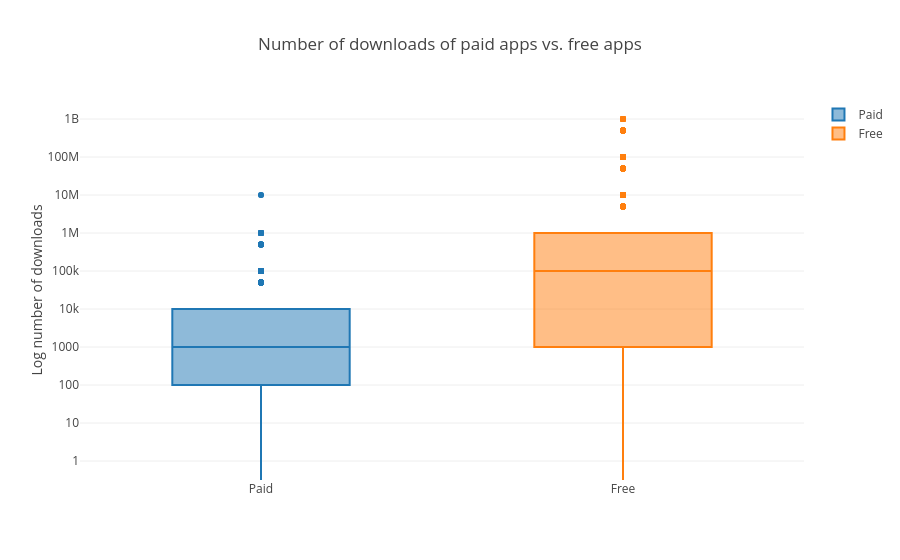

The notebook cell this image was saved under:
### Markdown cell above
## 9. Popularity of paid apps vs free apps
<p>For apps in the Play Store today, there are five types of pricing strategies: free, freemium, paid, paymium, and subscription. Let's focus on free and paid apps only. Some characteristics of free apps are:</p>
<ul>
<li>Free to download.</li>
<li>Main source of income often comes from advertisements.</li>
<li>Often created by companies that have other products and the app serves as an extension of those products.</li>
<li>Can serve as a tool for customer retention, communication, and customer service.</li>
</ul>
<p>Some characteristics of paid apps are:</p>
<ul>
<li>Users are asked to pay once for the app to download and use it.</li>
<li>The user can't really get a feel for the app before buying it.</li>
</ul>
<p>Are paid apps installed as much as free apps? It turns out that paid apps have a relatively lower number of installs than free apps, though the difference is not as stark as I would have expected!</p>

### Code cell
trace0 = go.Box(
    # Data for paid apps
    y = apps[apps['Type'] == "Paid"]['Installs'],
    name = 'Paid'
)

trace1 = go.Box(
    # Data for free apps
    y = apps[apps['Type'] == "Free"]['Installs'],
    name = 'Free'
)

layout = go.Layout(
    title = "Number of downloads of paid apps vs. free apps",
    yaxis = dict(title = "Log number of downloads",
                type = 'log',
                autorange = True)
)

# Add trace0 and trace1 to a list for plotting
data = [trace0, trace1]
plotly.offline.iplot({'data': data, 'layout': layout})

### Figure 1 — Plotly figure (JSON) as saved in the notebook; plotly's stock layout.template omitted (floating-point values rounded to 4 significant figures; data arrays with more than 128 entries replaced by an {"elided": "..."} marker saying what was removed)
{"data": [{"name": "Paid", "y": {"elided": "756 int values"}, "type": "box", "uid": "e4532aa2-2c09-4465-beb9-fba4fd2da473"}, {"name": "Free", "y": {"elided": "8903 int values"}, "type": "box", "uid": "bd58c060-c2cd-4b93-9a4a-b5542144b913"}], "layout": {"title": "Number of downloads of paid apps vs. free apps", "yaxis": {"autorange": true, "title": "Log number of downloads", "type": "log"}}}
